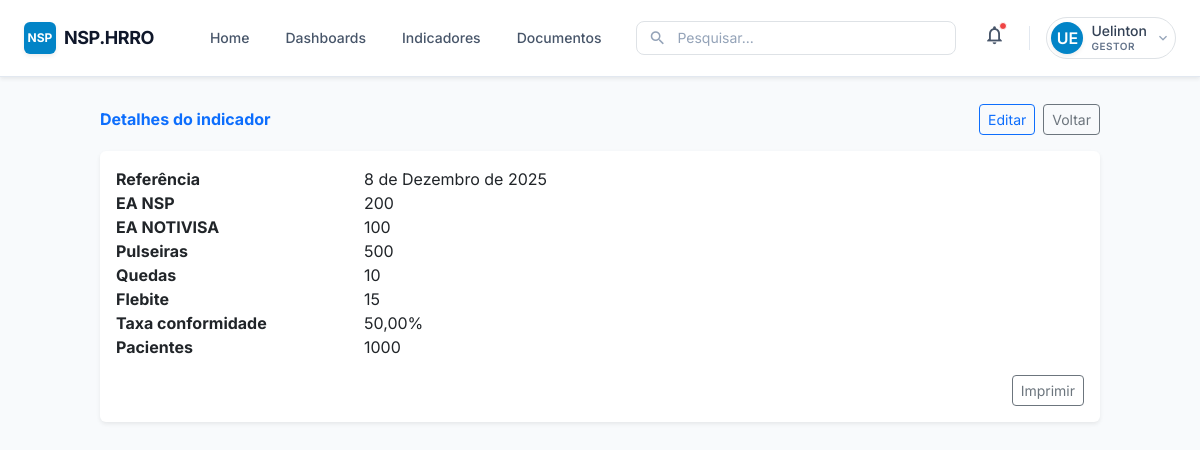
The page /indicadores/5/ (signed in) on the database as committed earlier.
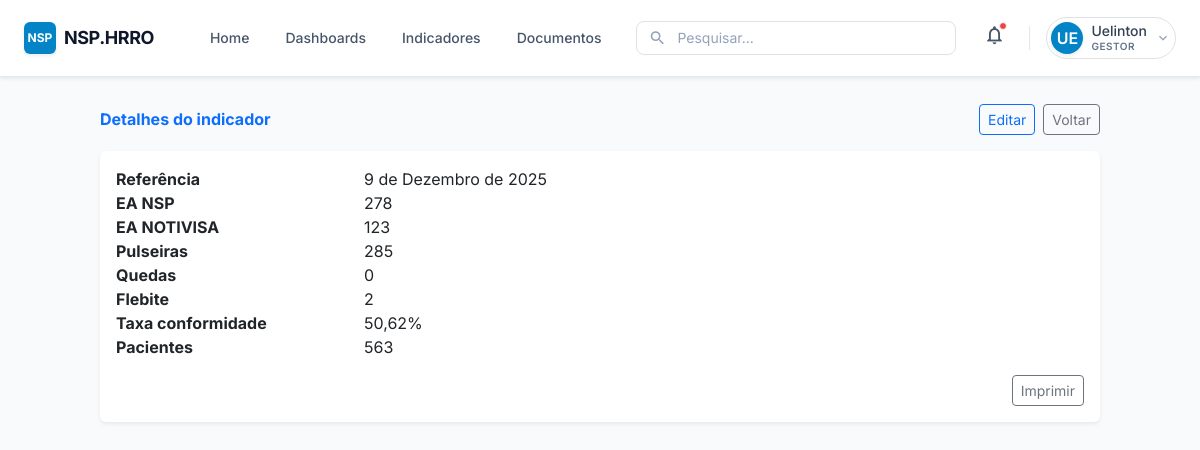
The same page on the database as committed later.
### core/models.py (models this page shows, shortened)
class MetricEntry(models.Model):
    referencia = models.DateField(default=timezone.now)
    total_ea_nsp = models.PositiveIntegerField()
    total_ea_notivisa = models.PositiveIntegerField()
    total_pulseiras = models.PositiveIntegerField()
    total_ea_queda = models.PositiveIntegerField()
    total_ea_flebite = models.PositiveIntegerField()
    taxa_conformidade = models.DecimalField(max_digits=5, decimal_places=2)
    total_pacientes = models.PositiveIntegerField()
    created_at = models.DateTimeField(auto_now_add=True)
    class Meta:
        ordering = ["-created_at"]

### core/views.py (the view)
# urls.py: path("indicadores/<int:pk>/", indicador_detail, name="indicador_detail"),
@login_required
def indicador_detail(request, pk):
    registro = get_object_or_404(MetricEntry, pk=pk)
    return render(request, "nsp/indicador_detail.html", {"registro": registro})

### templates/nsp/indicador_detail.html (shortened to what this page needs)
{% extends "nsp/base.html" %}
{% block content %}
<div class="container py-4">
  <div class="d-flex justify-content-between align-items-center mb-3">
    <h3 class="mb-0 fw-bold text-primary">Detalhes do indicador</h3>
    <div class="d-flex gap-2">
      <a href="{% url 'coleta_edit' registro.id %}" class="btn btn-outline-primary btn-sm">Editar</a>
      <a href="{% url 'indicadores' %}" class="btn btn-outline-secondary btn-sm">Voltar</a>
    </div>
  </div>
  <div class="card border-0 shadow-sm">
    <div class="card-body">
      <dl class="row mb-0">
        <dt class="col-sm-3">Referência</dt><dd class="col-sm-9">{{ registro.referencia }}</dd>
        <dt class="col-sm-3">EA NSP</dt><dd class="col-sm-9">{{ registro.total_ea_nsp }}</dd>
        <dt class="col-sm-3">EA NOTIVISA</dt><dd class="col-sm-9">{{ registro.total_ea_notivisa }}</dd>
        <dt class="col-sm-3">Pulseiras</dt><dd class="col-sm-9">{{ registro.total_pulseiras }}</dd>
        <dt class="col-sm-3">Quedas</dt><dd class="col-sm-9">{{ registro.total_ea_queda }}</dd>
        <dt class="col-sm-3">Flebite</dt><dd class="col-sm-9">{{ registro.total_ea_flebite }}</dd>
        <dt class="col-sm-3">Taxa conformidade</dt><dd class="col-sm-9">{{ registro.taxa_conformidade }}%</dd>
        <dt class="col-sm-3">Pacientes</dt><dd class="col-sm-9">{{ registro.total_pacientes }}</dd>
      </dl>
      <div class="text-end mt-3">
        <button class="btn btn-outline-secondary btn-sm" onclick="window.print()">Imprimir</button>
      </div>
    </div>
  </div>
</div>
{% endblock %}

Rows that differ between the two databases and show on the page:
changed MetricEntry: referencia "8 de Dezembro de 2025" → "9 de Dezembro de 2025"; total_ea_nsp "200" → "278"; total_ea_notivisa "100" → "123"; total_pulseiras "500" → "285"; total_ea_queda "10" → "0"; total_ea_flebite "15" → "2"; taxa_conformidade "50,00" → "50,62"; total_pacientes "1000" → "563"
